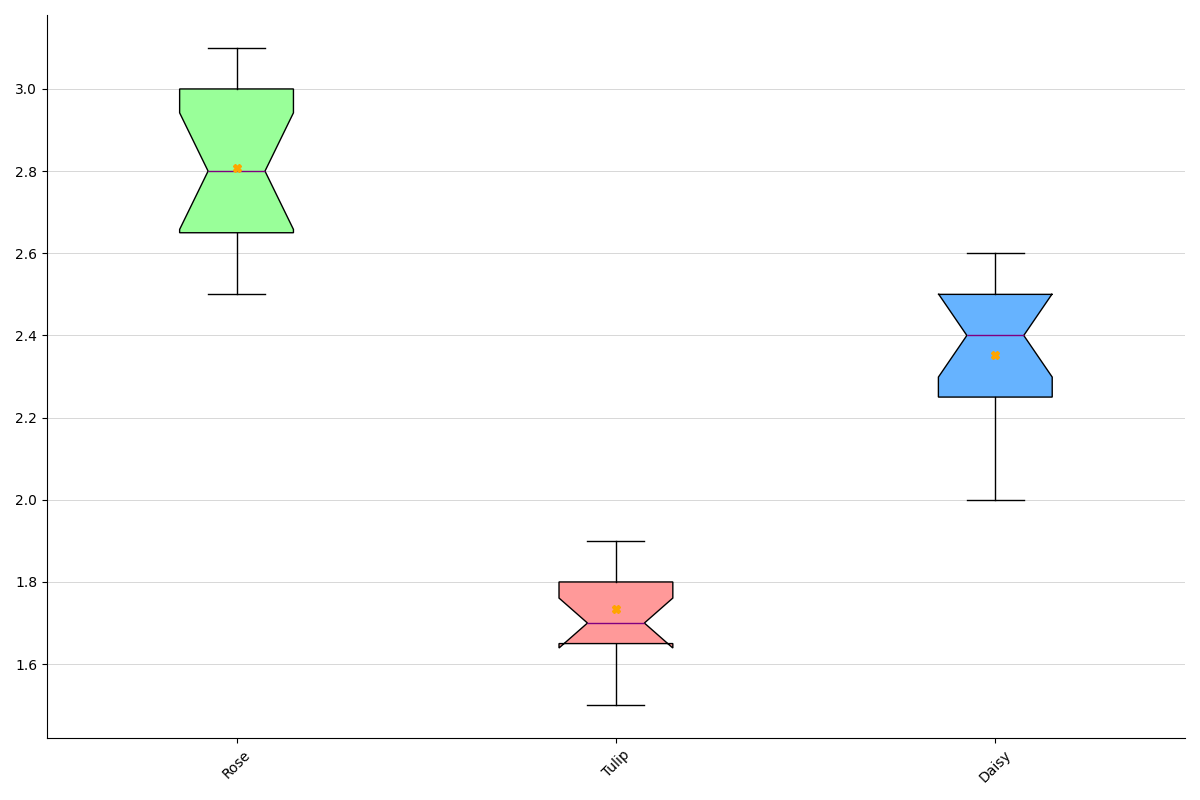

Generate this figure with Python:
import matplotlib.pyplot as plt

species = ['Rose', 'Tulip', 'Daisy']
growth_rates = [
    [2.5, 2.7, 2.8, 3.0, 2.6, 3.1, 2.9, 2.8, 3.0, 2.7, 2.5, 3.0, 2.6, 2.8, 3.1],
    [1.5, 1.6, 1.7, 1.6, 1.8, 1.7, 1.9, 1.8, 1.6, 1.7, 1.8, 1.9, 1.7, 1.8, 1.9],
    [2.0, 2.1, 2.3, 2.2, 2.4, 2.3, 2.2, 2.5, 2.4, 2.3, 2.5, 2.6, 2.4, 2.5, 2.6]
]

fig, ax = plt.subplots(figsize=(12, 8))
box = ax.boxplot(growth_rates, patch_artist=True, notch=True, vert=True, showmeans=True)

shuffled_colors = ['#99ff99', '#ff9999', '#66b3ff']

for patch, color in zip(box['boxes'], shuffled_colors):
    patch.set_facecolor(color)

for median, mean in zip(box['medians'], box['means']):
    median.set_color('purple')
    median.set_linewidth(1)
    mean.set_markerfacecolor('orange')
    mean.set_markeredgecolor('orange')
    mean.set_marker('X')

ax.yaxis.grid(True, linestyle='-', linewidth=0.7, alpha=0.5)

ax.spines['top'].set_visible(False)
ax.spines['right'].set_visible(False)

ax.set_xticklabels(species, rotation=45)

plt.tight_layout()
plt.show()
